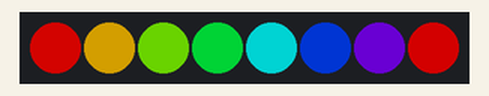
This program was run on a simulated BBC micro:bit (MakeCode). Parts: 8 RGB LEDs in strip order, left to right. Dim RGB values are drawn brighter than linear; random numbers come from a fixed seed.

Above: at 0.1 s.
At 1.1 s:
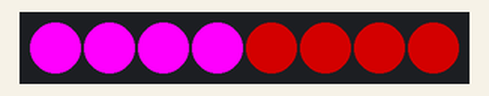
At 7.1 s:
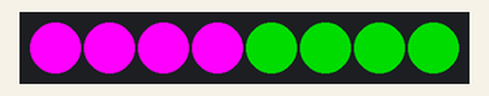
At 18.3 s:
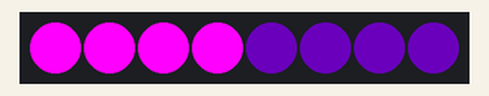
At 20.7 s:
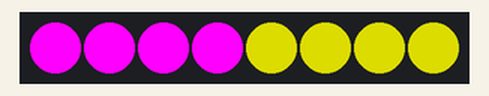
At 34.4 s:
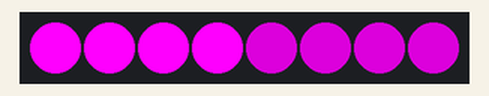
Timing chart, 0 to 40.0 s (numbered marks = the images above):
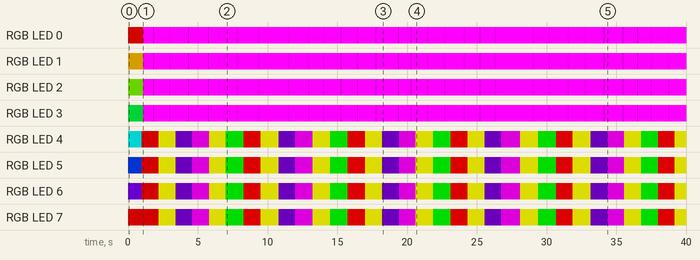

Measured:
- by itself, RGB LED 5: off → RGB(0, 32, 127) at 0.00 s, → RGB(127, 0, 0) 1.0 s later, → RGB(149, 149, 0) 1.2 s later, → RGB(43, 0, 76) 1.2 s later, … (33 changes in this stretch)
- by itself, RGB LED 6: off → RGB(63, 0, 127) at 0.00 s, → RGB(127, 0, 0) 1.0 s later, → RGB(149, 149, 0) 1.2 s later, → RGB(43, 0, 76) 1.2 s later, … (33 changes in this stretch)

The program:

main.ts
```typescript
let Index = 0
let Index2 = 0
let Farbliste = [
neopixel.colors(NeoPixelColors.Red),
neopixel.colors(NeoPixelColors.Yellow),
neopixel.colors(NeoPixelColors.Indigo),
neopixel.colors(NeoPixelColors.Purple),
neopixel.colors(NeoPixelColors.Yellow),
neopixel.colors(NeoPixelColors.Green)
]
let strip = neopixel.create(DigitalPin.P1, 8, NeoPixelMode.RGB)
let Part1 = strip.range(0, 4)
let Part2 = strip.range(4, 4)
strip.showRainbow(1, 360)
strip.show()
basic.pause(1000)
basic.forever(function () {
    for (let Index2 = 0; Index2 <= 5; Index2++) {
        Part2.showColor(Farbliste[Index2])
        basic.pause(500)
        Part2.setBrightness(0)
        basic.pause(500)
        Part2.setBrightness(150)
        basic.pause(200)
    }
    if (Index2 == 5) {
        Index2 = 0
    }
})
basic.forever(function () {
    let Index3 = 0
    for (let Index = 0; Index <= 255; Index++) {
        Part1.showColor(neopixel.colors(NeoPixelColors.Purple))
        Part1.setBrightness(Index)
    }
    if (Index == 255) {
        for (let Index3 = 0; Index3 <= 255; Index3++) {
            Part1.setBrightness(255 - Index3)
        }
    } else if (Index3 == 255) {
        Index = 0
    }
    basic.pause(randint(100, 500))
})
```

test.ts
```typescript
// Hier kann man Tests durchführen; diese Datei wird nicht kompiliert, wenn dieses Paket als Erweiterung verwendet wird.
```
